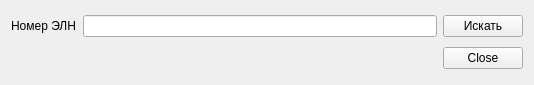
<?xml version="1.0" encoding="UTF-8"?>
<ui version="4.0">
 <class>TempInvalidRequestFSSByNumberDialog</class>
 <widget class="QWidget" name="TempInvalidRequestFSSByNumberDialog">
  <property name="geometry">
   <rect>
    <x>0</x>
    <y>0</y>
    <width>534</width>
    <height>85</height>
   </rect>
  </property>
  <property name="windowTitle">
   <string>Запрос состояния ЭЛН по номеру</string>
  </property>
  <layout class="QVBoxLayout" name="verticalLayout">
   <item>
    <layout class="QHBoxLayout" name="horizontalLayout">
     <item>
      <widget class="QLabel" name="lblQuery">
       <property name="sizePolicy">
        <sizepolicy hsizetype="Preferred" vsizetype="Minimum">
         <horstretch>0</horstretch>
         <verstretch>0</verstretch>
        </sizepolicy>
       </property>
       <property name="text">
        <string>Номер ЭЛН</string>
       </property>
      </widget>
     </item>
     <item>
      <widget class="QLineEdit" name="edtQuery">
       <property name="sizePolicy">
        <sizepolicy hsizetype="Expanding" vsizetype="Minimum">
         <horstretch>0</horstretch>
         <verstretch>0</verstretch>
        </sizepolicy>
       </property>
       <property name="minimumSize">
        <size>
         <width>250</width>
         <height>0</height>
        </size>
       </property>
       <property name="toolTip">
        <string/>
       </property>
       <property name="inputMask">
        <string>999999999999; </string>
       </property>
      </widget>
     </item>
     <item>
      <widget class="QPushButton" name="btnQuery">
       <property name="text">
        <string>Искать</string>
       </property>
      </widget>
     </item>
    </layout>
   </item>
   <item>
    <widget class="QDialogButtonBox" name="buttonBox">
     <property name="standardButtons">
      <set>QDialogButtonBox::Close</set>
     </property>
    </widget>
   </item>
  </layout>
 </widget>
 <resources/>
 <connections>
  <connection>
   <sender>buttonBox</sender>
   <signal>rejected()</signal>
   <receiver>TempInvalidRequestFSSByNumberDialog</receiver>
   <slot>close()</slot>
   <hints>
    <hint type="sourcelabel">
     <x>266</x>
     <y>59</y>
    </hint>
    <hint type="destinationlabel">
     <x>266</x>
     <y>42</y>
    </hint>
   </hints>
  </connection>
 </connections>
</ui>
